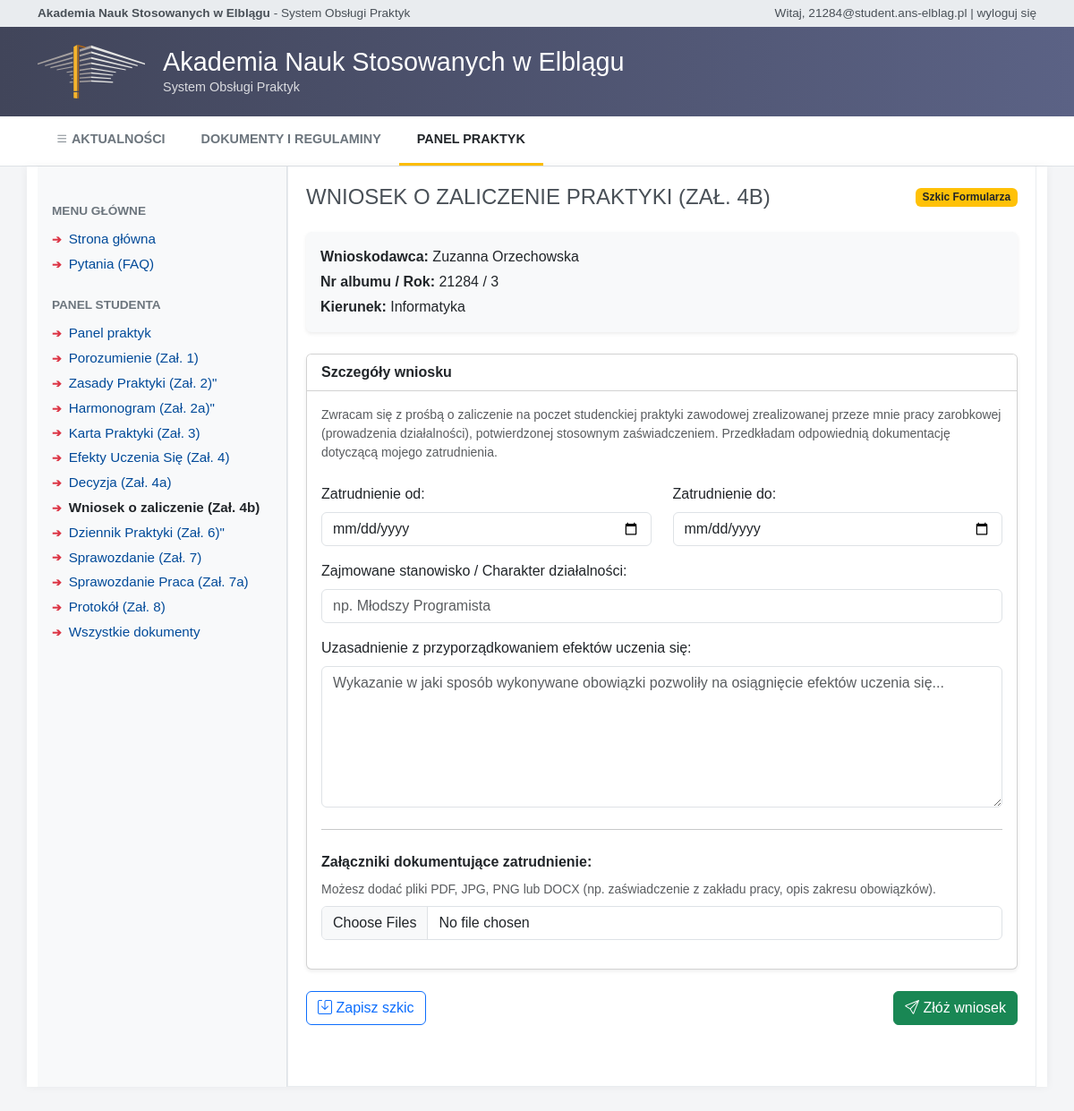
Screenshot of /student/zal4b_wniosek (signed in) with the database file from the repository.
### models.py (models this page shows, shortened)
class Uzytkownik(db.Model, UserMixin):
    __tablename__ = 'uzytkownik'
    id = db.Column(db.Integer, primary_key=True)
    email = db.Column(db.String(120), unique=True, nullable=False)
    haslo_hash = db.Column(db.String(255), nullable=False)
    imie = db.Column(db.String(50), nullable=False)
    nazwisko = db.Column(db.String(50), nullable=False)
    rola = db.Column(db.String(20), nullable=False)
    aktywny = db.Column(db.Integer, default=1)
    @property
    def is_active(self):
        return bool(self.aktywny)

class Student(db.Model):
    __tablename__ = 'student'
    id = db.Column(db.Integer, primary_key=True)
    uzytkownik_id = db.Column(db.Integer, db.ForeignKey('uzytkownik.id'), nullable=False)
    nr_albumu = db.Column(db.String(20), unique=True, nullable=False)
    kierunek = db.Column(db.String(100), default='informatyka')
    specjalnosc = db.Column(db.String(100))
    tryb_studiow = db.Column(db.String(50))
    rok_studiow = db.Column(db.Integer)
    uzytkownik = db.relationship('Uzytkownik', backref=db.backref('student_profil', uselist=False))

### blueprints/student.py (the view, shortened to what this page needs)
@student_bp.route('/zal4b_wniosek', methods=['GET', 'POST'])
@login_required
def zal4b_wniosek():
    if current_user.rola != 'student':
        return redirect(url_for('index'))
    student = Student.query.filter_by(uzytkownik_id=current_user.id).first()
    praktyka = Praktyka.query.filter_by(student_id=student.id).first()
    if not praktyka:
        flash('Brak przypisanej praktyki.', 'warning')
        return redirect(url_for('student.dashboard'))
    dokument = Dokument.query.filter_by(praktyka_id=praktyka.id, typ_zalacznika='ZAL4B').first()
    wniosek = None
    if dokument:
         wniosek = WniosekZaliczeniePraktyki.query.filter_by(dokument_id=dokument.id).first()
    zalaczniki_lista = wniosek.zalaczniki_paths.split(',') if wniosek and wniosek.zalaczniki_paths else []
    return render_template(
        'dokumenty/zal4b_wniosek.html',
        student=student,
        praktyka=praktyka,
        dokument=dokument,
        wniosek=wniosek,
        zalaczniki=zalaczniki_lista
    )

### blueprints/auth.py (called while the page is built)
@login_manager.user_loader
def load_user(user_id):
    return Uzytkownik.query.get(int(user_id))

### templates/dokumenty/zal4b_wniosek.html (shortened to what this page needs)
{% extends "base.html" %}
{% block content %}
<div class="d-flex justify-content-between align-items-center mb-4">
    <h2 style="color: #495057; font-weight: normal; font-size: 1.5rem; text-transform: uppercase; margin-bottom: 0;">
        Wniosek o zaliczenie praktyki (Zał. 4b)</h2>
    {% if dokument and dokument.status != 'Draft' %}
    <span class="badge bg-primary">Wniosek Złożony</span>
    {% else %}
    <span class="badge bg-warning text-dark">Szkic Formularza</span>
    {% endif %}
</div>
<div class="card shadow-sm border-0 mb-4 bg-light">
    <div class="card-body">
        <p class="mb-1"><strong>Wnioskodawca:</strong> {{ current_user.imie }} {{ current_user.nazwisko }}</p>
        <p class="mb-1"><strong>Nr albumu / Rok:</strong> {{ student.nr_albumu }} / {{ student.rok_studiow }}</p>
        <p class="mb-0"><strong>Kierunek:</strong> {{ student.kierunek }}</p>
    </div>
</div>
<form method="POST" action="{{ url_for('student.zal4b_wniosek') }}" enctype="multipart/form-data">
    <div class="card shadow-sm mb-4">
        <div class="card-header bg-white fw-bold">Szczegóły wniosku</div>
        <div class="card-body">
            <p class="text-muted small mb-4">Zwracam się z prośbą o zaliczenie na poczet studenckiej praktyki zawodowej
                zrealizowanej przeze mnie pracy zarobkowej (prowadzenia działalności), potwierdzonej stosownym
                zaświadczeniem. Przedkładam odpowiednią dokumentację dotyczącą mojego zatrudnienia.</p>
            <fieldset {% if dokument and dokument.status !='Draft' %}disabled{% endif %}>
                <div class="row mb-3">
                    <div class="col-md-6">
                        <label for="data_od" class="form-label">Zatrudnienie od:</label>
                        <input type="date" class="form-control" id="data_od" name="data_od"
                            value="{{ wniosek.okres_zatrudnienia_od if wniosek else '' }}" required>
                    </div>
                    <div class="col-md-6">
                        <label for="data_do" class="form-label">Zatrudnienie do:</label>
                        <input type="date" class="form-control" id="data_do" name="data_do"
                            value="{{ wniosek.okres_zatrudnienia_do if wniosek else '' }}" required>
                    </div>
                </div>
                <div class="mb-3">
                    <label for="stanowisko" class="form-label">Zajmowane stanowisko / Charakter działalności:</label>
                    <input type="text" class="form-control" id="stanowisko" name="stanowisko"
                        value="{{ wniosek.stanowisko if wniosek else '' }}" placeholder="np. Młodszy Programista"
                        required>
                </div>
                <div class="mb-3">
                    <label for="uzasadnienie" class="form-label">Uzasadnienie z przyporządkowaniem efektów uczenia
                        się:</label>
                    <textarea class="form-control" id="uzasadnienie" name="uzasadnienie" rows="6"
                        placeholder="Wykazanie w jaki sposób wykonywane obowiązki pozwoliły na osiągnięcie efektów uczenia się..."
                        required>{{ wniosek.uzasadnienie if wniosek else '' }}</textarea>
                </div>
                <hr class="my-4">
                <div class="mb-3">
                    <label for="zalaczniki" class="form-label fw-bold">Załączniki dokumentujące zatrudnienie:</label>
                    <p class="small text-muted mb-2">Możesz dodać pliki PDF, JPG, PNG lub DOCX (np. zaświadczenie z
                        zakładu pracy, opis zakresu obowiązków).</p>
                    <input class="form-control" type="file" id="zalaczniki" name="zalaczniki" multiple>
                </div>
            </fieldset>
        </div>
    </div>
    {% if not dokument or dokument.status == 'Draft' %}
    <div class="d-flex justify-content-between mb-5">
        <button type="submit" name="akcja" value="zapisz" class="btn btn-outline-primary">
            <i class="bi bi-save"></i> Zapisz szkic
        </button>
        <button type="submit" name="akcja" value="wyslij" class="btn btn-success"
            onclick="return confirm('Czy na pewno chcesz złożyć wniosek? Po złożeniu edycja nie będzie możliwa.');">
            <i class="bi bi-send"></i> Złóż wniosek
        </button>
    </div>
    {% endif %}
</form>
{% endblock %}

### templates/base.html (shortened to what this page needs)
<!DOCTYPE html>
<html lang="pl">
<head>
    <link href="https://cdn.jsdelivr.net/npm/bootstrap@5.3.0/dist/css/bootstrap.min.css" rel="stylesheet">
    <link rel="stylesheet" href="https://cdn.jsdelivr.net/npm/bootstrap-icons@1.10.5/font/bootstrap-icons.css">
</head>
<body>
    <div class="top-bar">
        <div class="container d-flex justify-content-between align-items-center">
            <div>
                <strong>Akademia Nauk Stosowanych w Elblągu</strong> - System Obsługi Praktyk
            </div>
            <div>
                {% if current_user.is_authenticated %}
                Witaj, {{ current_user.email }} |
                <a href="{{ url_for('auth.logout') }}">wyloguj się</a>
                {% else %}
                Nie jesteś zalogowany |
                <a href="{{ url_for('auth.login') }}">zaloguj się</a>
                {% endif %}
            </div>
        </div>
    </div>
    <header class="main-header">
        <div class="container header-content">
            <img src="{{ url_for('static', filename='header-logo.svg') }}" alt="Logo ANS Elbląg"
                style="height: 60px; margin-right: 20px;">
            <div>
                <h1 class="header-title">Akademia Nauk Stosowanych w Elblągu</h1>
                <p class="header-subtitle">System Obsługi Praktyk</p>
            </div>
        </div>
    </header>
    {% block navbar %}
    <nav class="main-nav">
        <div class="container d-flex flex-wrap">
            <a class="nav-link {% if request.path == '/' %}active{% endif %}" href="/"><i class="bi bi-list"></i>
                AKTUALNOŚCI</a>
            <a class="nav-link {% if request.path == '/dokumenty' %}active{% endif %}" href="/dokumenty">DOKUMENTY I
                REGULAMINY</a>
            {% if current_user.is_authenticated %}
            {% if current_user.rola == 'student' %}
            <a class="nav-link {% if 'student' in request.path %}active{% endif %}" href="/student/dashboard">PANEL PRAKTYK</a>
            {% elif current_user.rola == 'uopz' %}
            <a class="nav-link {% if 'uopz' in request.path %}active{% endif %}" href="{{ url_for('uopz.dashboard') }}">PANEL STUDENTÓW</a>
            {% endif %}
            {% endif %}
        </div>
    </nav>
    {% endblock %}
    {% block layout %}
    <div class="container mb-5 content-container">
        <div class="row g-0">
            <div class="col-md-3 sidebar ps-3 pe-3 bg-light border-end">
                <div class="sidebar-section-title">Menu Główne</div>
                <ul class="sidebar-menu">
                    <li><a href="/" class="{% if request.path == '/' %}active{% endif %}">Strona główna</a></li>
                    <li><a href="/pytania" class="{% if request.path == '/pytania' %}active{% endif %}">Pytania
                            (FAQ)</a></li>
                </ul>
                {% if current_user.is_authenticated and current_user.rola == 'student' %}
                <div class="sidebar-section-title mt-4">Panel Studenta</div>
                <ul class="sidebar-menu">
                    <li><a href="/student/dashboard" class="{% if 'dashboard' in request.path %}active{% endif %}">Panel praktyk</a></li>
                    <li><a href="/student/porozumienie"
                            class="{% if 'porozumienie' in request.path %}active{% endif %}">Porozumienie (Zał. 1)</a>
                    </li>
                    <li><a href="/student/zal2_program"
                            class="{% if 'zal2_program' in request.path %}active{% endif %}">Zasady Praktyki (Zał. 2)"
                        </a>
                    </li>
                    <li><a href="/student/zal2a_harmonogram"
                            class="{% if 'zal2a_harmonogram' in request.path %}active{% endif %}">Harmonogram (Zał.
                            2a)"</a>
                    </li>
                    <li><a href="/student/zal3_karta"
                            class="{% if 'zal3_karta' in request.path %}active{% endif %}">Karta Praktyki (Zał. 3)</a>
                    </li>
                    <li><a href="/student/zal4_efekty"
                            class="{% if 'zal4_efekty' in request.path %}active{% endif %}">Efekty Uczenia Się (Zał.
                            4)</a></li>
                    <li><a href="/student/zal4a_decyzja"
                            class="{% if 'zal4a_decyzja' in request.path %}active{% endif %}">Decyzja (Zał. 4a)</a></li>
                    <li><a href="/student/zal4b_wniosek"
                            class="{% if 'zal4b_wniosek' in request.path %}active{% endif %}">Wniosek o zaliczenie (Zał.
                            4b)</a></li>
                    <li><a href="/student/dziennik"
                            class="{% if 'dziennik' in request.path %}active{% endif %}">Dziennik Praktyki (Zał. 6)"</a>
                    </li>
                    <li><a href="/student/sprawozdanie"
                            class="{% if 'sprawozdanie' in request.path %}active{% endif %}">Sprawozdanie (Zał. 7)</a>
                    </li>
                    <li><a href="/student/zal7a_sprawozdanie"
                            class="{% if 'zal7a_sprawozdanie' in request.path %}active{% endif %}">Sprawozdanie Praca
                            (Zał. 7a)</a></li>
                    <li><a href="/student/zal8_protokol"
                            class="{% if 'zal8_protokol' in request.path %}active{% endif %}">Protokół (Zał. 8)</a></li>
                    <li><a href="/dokumenty">Wszystkie dokumenty</a></li>
                </ul>
                {% endif %}
            </div>
            <div class="col-md-9 content-area">
                {% block content %}{% endblock %}
            </div>
        </div>
    </div>
    {% endblock %}
</body>
</html>

### templates/base.html (style rules this page uses)
body { font-family: Arial, sans-serif; background-color: #f4f5f7; color: #333; }
.top-bar { background-color: #e9ecef; font-size: 0.85rem; padding: 5px 0; color: #495057; }
.top-bar a { color: #495057; text-decoration: none; }
.main-header { background: linear-gradient(to right, #41455a, #5b6285); color: white; padding: 20px 0; position: relative; }
.main-header::after { content: ''; position: absolute; top: 0; right: 0; bottom: 0; left: 0; opacity: 0.1; z-index: 1; }
.header-content { position: relative; z-index: 2; display: flex; align-items: center; }
.header-title { font-size: 1.8rem; font-weight: 500; margin: 0; }
.header-subtitle { font-size: 0.9rem; opacity: 0.8; margin-bottom: 0; }
.main-nav { background-color: white; border-bottom: 1px solid #dee2e6; padding: 0; }
.main-nav .nav-link { color: #6c757d; font-weight: 600; font-size: 0.9rem; padding: 15px 20px; text-transform: uppercase; }
.main-nav .nav-link.active { color: #212529; border-bottom: 3px solid #fbbc04; }
.sidebar { background-color: transparent; padding-top: 20px; }
.sidebar-menu { list-style: none; padding-left: 0; }
.sidebar-section-title { text-transform: uppercase; font-size: 0.85rem; color: #6c757d; margin-top: 20px; margin-bottom: 10px; font-weight: 600; }
.sidebar-menu li { margin-bottom: 5px; }
.sidebar-menu a { color: #004a99; text-decoration: none; font-size: 0.95rem; display: flex; align-items: center; }
.sidebar-menu a::before { content: "➔"; color: #dc3545; font-size: 0.8rem; margin-right: 8px; font-weight: bold; }
.sidebar-menu a.active { font-weight: bold; color: #212529; }
.content-area { background-color: white; padding: 20px; min-height: 500px; border-left: 1px solid #e9ecef; border-right: 1px solid #e9ecef; border-bottom: 1px solid #e9ecef; }
.content-container { background-color: white; box-shadow: 0 0 10px rgba(0, 0, 0, 0.05); margin-top: 0; }

### rows the page displays
Uzytkownik: email "21284@student.ans-elblag.pl", imie "Zuzanna", nazwisko "Orzechowska"
Student: nr_albumu "21284", rok_studiow "3", kierunek "Informatyka"
